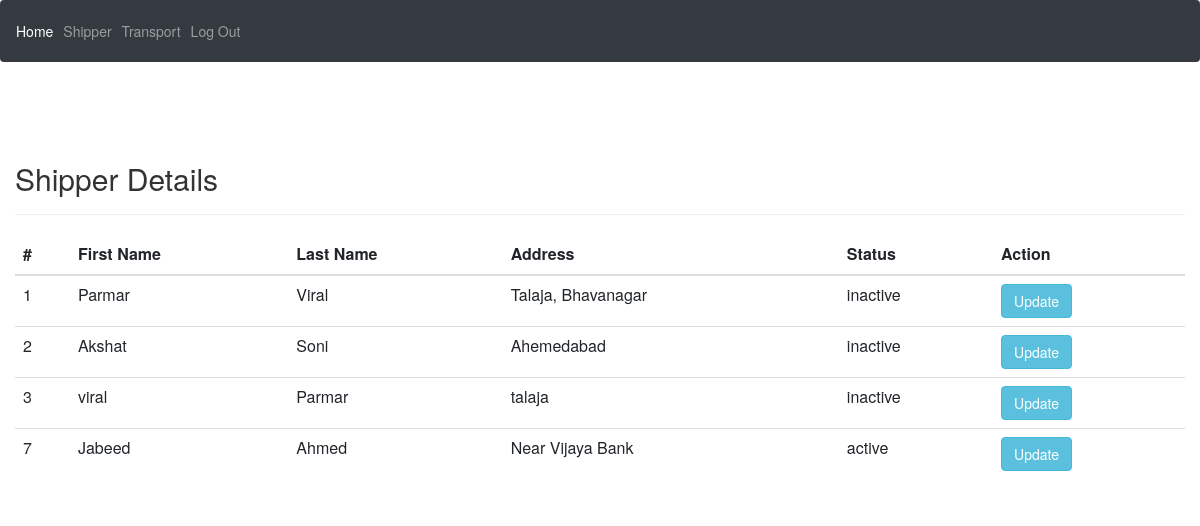
The page /Admin/shippers.php (signed in) on the database as committed earlier.
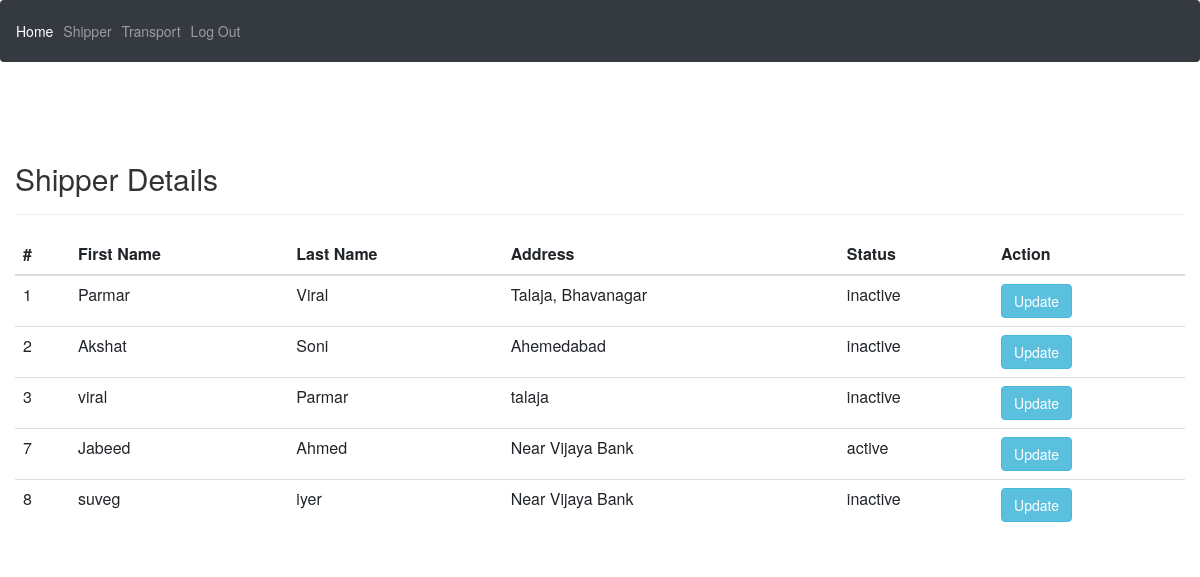
The same page on the database as committed later.
### tables this page shows
CREATE TABLE `user_s` (
  `S_id` int(10) NOT NULL,
  `S_fname` varchar(50) NOT NULL,
  `S_lname` varchar(50) NOT NULL,
  `S_mail` varchar(50) NOT NULL,
  `S_mnumber` bigint(30) NOT NULL,
  `S_address` varchar(200) NOT NULL,
  `S_password` varchar(200) NOT NULL,
  `S_security_question` varchar(50) NOT NULL,
  `S_security_answer` varchar(200) NOT NULL,
  `S_status` tinyint(1) NOT NULL DEFAULT 2,
  `S_active` tinyint(1) NOT NULL DEFAULT 0
);

### Admin/shippers.php (the view, shortened to what this page needs)
<?php
require('nav.php');
?>
<!DOCTYPE html>
<html lang="en" dir="ltr">
<head>
  <link rel="stylesheet" href="https://stackpath.bootstrapcdn.com/bootstrap/4.3.1/css/bootstrap.min.css">
  <link rel="stylesheet" href="https://maxcdn.bootstrapcdn.com/bootstrap/3.3.7/css/bootstrap.css">
</head>
<body>
  <div class="container-fluid" style="width: 1200px;">
    <div class="row">
        <div class="col-md-12">
        <br/>
            <div class="page-header clearfix">
                <h2 class="pull-left">Shipper Details</h2>
                <br/>
            </div>
            <?php
            require_once "../connection.php";
            $sql = "SELECT * FROM user_s";
            if($result = mysqli_query($con, $sql)){
                if(mysqli_num_rows($result) > 0){
                    echo "<table class='table'>";
                        echo "<thead>";
                            echo "<tr>";
                                echo "<th scope='col'>#</th>";
                                echo "<th scope='col'>First Name</th>";
                                echo "<th scope='col'>Last Name</th>";
                                echo "<th scope='col'>Address</th>";
                                echo "<th scope='col'>Status</th>";
                                echo "<th scope='col'>Action</th>";
                            echo "</tr>";
                        echo "</thead>";
                        echo "<tbody>";
                        while($row = mysqli_fetch_array($result)){
                            $status = $row['S_status'];
                            if($status == 1) {
                                $status = 'active';
                            } else {
                                $status = 'inactive';
                            }
                            echo "<tr>";
                                echo "<td>" . $row['S_id'] . "</td>";
                                echo "<td>" . $row['S_fname'] . "</td>";
                                echo "<td>" . $row['S_lname'] . "</td>";
                                echo "<td>" . $row['S_address'] . "</td>";
                                echo "<td>" . $status . "</td>";
                                echo "<td>";
                                    echo "<a href='update.php?id=". $row['S_id'] ."' title='Update'
                                    data-toggle='tooltip'><Button class='btn btn-info'>Update</Button></a>";
                                echo "</td>";
                            echo "</tr>";
                        }
                        echo "</tbody>";
                    echo "</table>";
                } else{
                    echo "<p class='lead'><em>No records were found.</em></p>";
                }
            } else{
                echo "ERROR: Could not able to execute $sql. " . mysqli_error($con);
            }
            ?>
        </div>
    </div>
  </div>
</body>
</html>

Rows that differ between the two databases and show on the page:
added user_s: S_id "8", S_fname "suveg", S_lname "iyer", S_address "Near Vijaya Bank", S_status "inactive"
